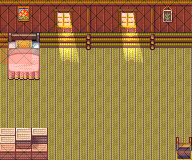

A level layout from a 2D game, rendered from its tile map. Below: a short description, then the map file with tile-grid data replaced by summaries:
An orthogonal 12x10 tile map with 16x16 px tiles, 4 tile layers (background, foreground, front, collidable), 2 tilesets.

<map version="1.0" orientation="orthogonal" width="12" height="10" tilewidth="16" tileheight="16">
 <tileset firstgid="1" name="village" tilewidth="16" tileheight="16">
  <image source="../assets/village/village.png" trans="ff00ff" width="960" height="512" />
  <tile id="719">
   <properties>
    <property name="filePath" value="1_first_level.tmx" />
    <property name="mapPath" value="maps/1_Prine/2_Reon_Eille_Dungeon/" />
   </properties>
  </tile>
  <tile id="1649">
   <properties>
    <property name="filePath" value="1_Prine_2_Reon_Eille_Dungeon_1_first_level.tmx" />
    <property name="type" value="teleport" />
   </properties>
  </tile>
 </tileset>
 <tileset firstgid="1921" name="collidable" tilewidth="16" tileheight="16">
  <image source="../assets/collidable/collidable.png" trans="ff00ff" width="64" height="64" />
  <tile id="4">
   <properties>
    <property name="type" value="collide_all" />
   </properties>
  </tile>
 </tileset>
 <layer name="background" width="12" height="10">
  <data>[120 cells, 120 non-empty, 16 distinct tile ids]</data>
 </layer>
 <layer name="foreground" width="12" height="10">
  <data>[120 cells, 45 non-empty, 33 distinct tile ids]</data>
 </layer>
 <layer name="front" width="12" height="10">
  <data>[120 cells, 6 non-empty, 6 distinct tile ids]</data>
 </layer>
 <layer name="collidable" width="12" height="10">
  <data>[120 cells, 32 non-empty, 2 distinct tile ids]</data>
 </layer>
</map>